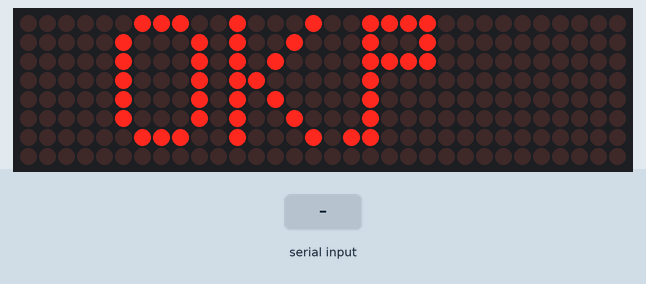
Simulated run of this sketch. Board: Arduino Uno, built with avr-gcc and run on an emulated ATmega328P. Shown: 32×8 LED matrix. The inputs (shaded band) are chosen by the test bench. The modem accepts every AT command (registered, SIM ready, sends succeed) and sends nothing else.

Above: at 2.29 s.
2.3 s: "1\n" received over the second serial link
At 3.0 s:
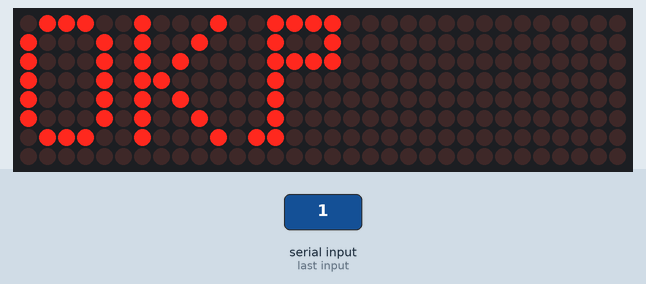
At 6.4 s:
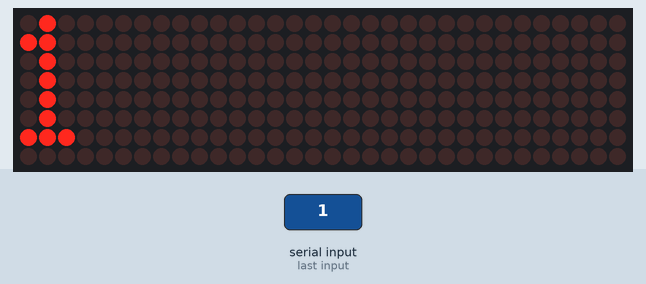

Measured:
- after the input at 2.3 s, the display: first differs from a run without the input after 2.0 s (image 2 shows a later state)
- what the display in image 1 shows lasts 1.0 s, from 2.5 s to 3.5 s

The sketch:

Main.ino
```cpp
#include <MD_Parola.h>
#include <MD_MAX72xx.h>
#include <SPI.h>
#include <SoftwareSerial.h>


#define HARDWARE_TYPE MD_MAX72XX::ICSTATION_HW
#define MAX_DEVICES 4
#define CLK_PIN   13
#define DATA_PIN  11
#define CS_PIN    10

SoftwareSerial gsm(2, 3);

MD_Parola P = MD_Parola(HARDWARE_TYPE, CS_PIN, MAX_DEVICES);

uint8_t scrollSpeed = 45;
textEffect_t scrollEffect = PA_SCROLL_LEFT;
textPosition_t scrollAlign = PA_LEFT;
uint16_t scrollPause = 1000;


#define	BUF_SIZE	150
char curMessage[BUF_SIZE] = { "" };
char newMessage[BUF_SIZE] = { "" };
bool newMessageAvailable = true;

void readSerial(void)
{

  static char *cp = newMessage;

  while (gsm.available())
  {
    *cp = (char)gsm.read();
    if ((*cp == '\n') || (cp - newMessage >= BUF_SIZE-2))

    {
      *cp = '\0';
      cp = newMessage;
      newMessageAvailable = true;
    }
    else  // move char pointer to next position
      cp++;
  }
}

void setup()
{
  gsm.begin(9600);
  gsm.println("AT+CNMI=2,2,0,0,0");
      delay(1000);

  P.begin();
  P.displayText(curMessage, scrollAlign, scrollSpeed, scrollPause, scrollEffect, scrollEffect);
}

void loop()
{
  if (P.displayAnimate())
  {
    if (newMessageAvailable)
    {
      strcpy(curMessage, newMessage);
      newMessageAvailable = false;
    }
    P.displayReset();

  }
readSerial();
}
```
